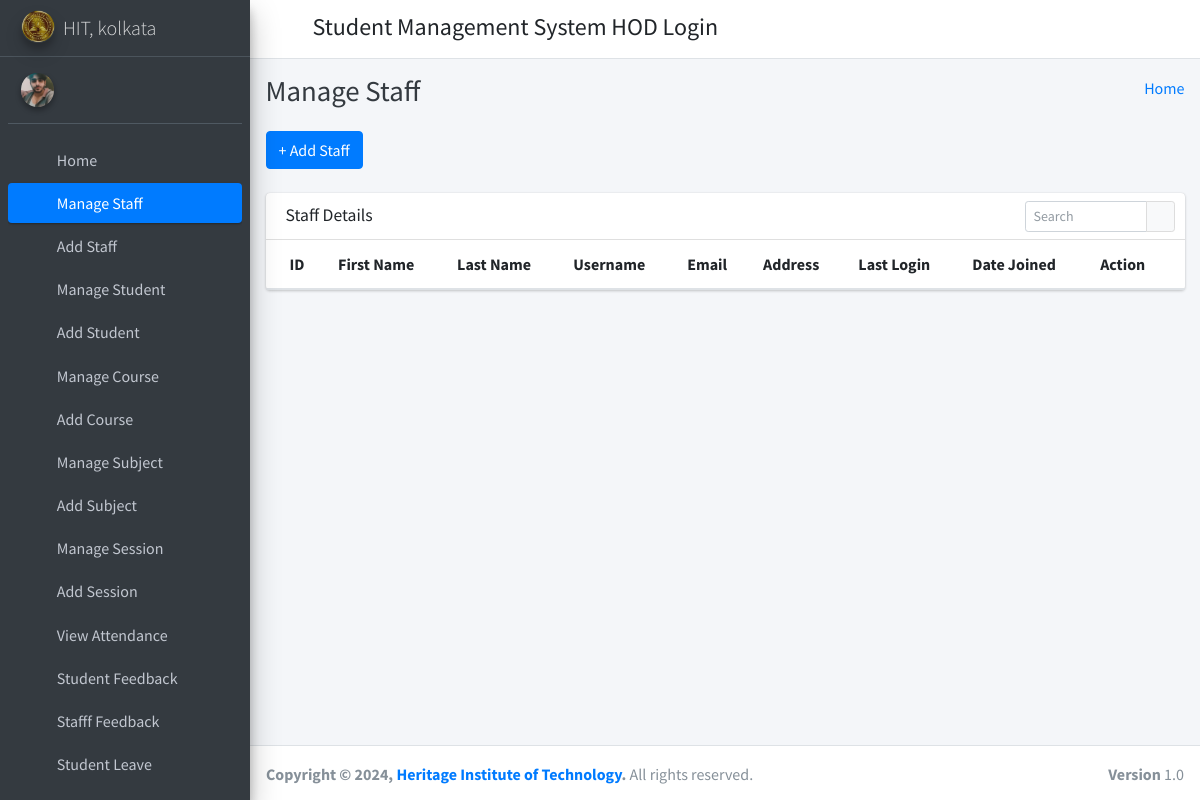
Page /manage_staff/ (signed in) on the earlier database version.
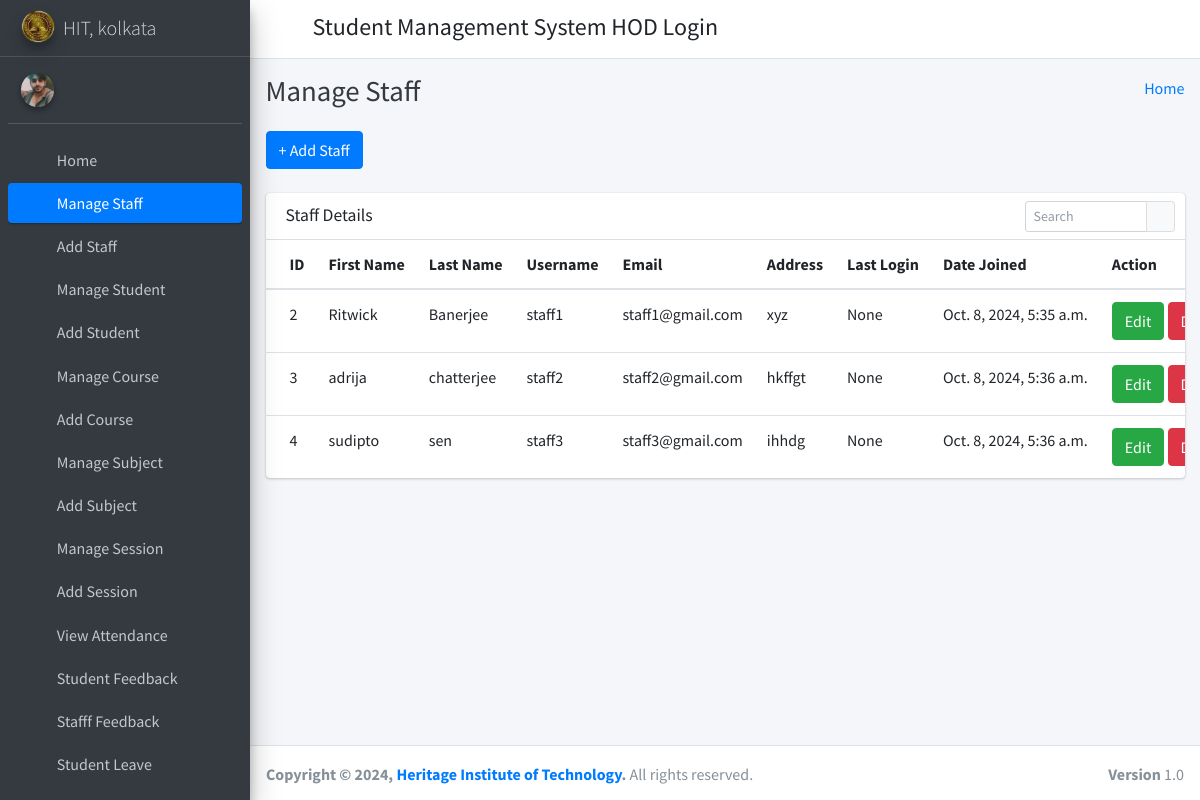
Same page on the later database version.
### student_management_app/models.py (models this page shows)
class Staffs(models.Model):
    id = models.AutoField(primary_key=True)
    admin = models.OneToOneField(CustomUser, on_delete = models.CASCADE)
    address = models.TextField()
    created_at = models.DateTimeField(auto_now_add=True)
    updated_at = models.DateTimeField(auto_now=True)
    objects = models.Manager()

class CustomUser(AbstractUser):
    user_type_data = ((1, "HOD"), (2, "Staff"), (3, "Student"))
    user_type = models.CharField(default=1, choices=user_type_data, max_length=10)

### student_management_app/HodViews.py (the view)
# urls.py: path('manage_staff/', HodViews.manage_staff, name="manage_staff"),
def manage_staff(request):
    staffs = Staffs.objects.all()
    context = {
        "staffs": staffs
    }
    return render(request, "hod_template/manage_staff_template.html", context)

### student_management_app/LoginCheckMiddleWare.py (called while the page is built, shortened)
    def process_view(self, request, view_func, view_args, view_kwargs):
        modulename = view_func.__module__
        user = request.user
        if user.is_authenticated:
            if user.user_type == "1":
                if modulename == "student_management_app.HodViews":
                    pass
                elif modulename == "student_management_app.views" or modulename == "django.views.static":
                    pass
                else:
                    return redirect("admin_home")
            else:
                return redirect("login")
        else:
            if request.path == reverse("login") or request.path == reverse("doLogin"):
                pass
            else:
                return redirect("login")

### student_management_app/templates/hod_template/manage_staff_template.html (shortened to what this page needs)
{% extends 'hod_template/base_template.html' %}
{% block page_title %}
    Manage Staff
{% endblock page_title %}
{% block main_content %}
{% load static %}
<section class="content">
        <div class="container-fluid">
            <a class="btn btn-primary" href="{% url 'add_staff' %}" role="button">+ Add Staff</a> <br/>&nbsp;
            <div class="row">
                <div class="col-md-12">
                    <div class="card">
                        <div class="card-header">
                            <h3 class="card-title">Staff Details</h3>
                            <div class="card-tools">
                            <div class="input-group input-group-sm" style="width: 150px;">
                                <input type="text" name="table_search" class="form-control float-right" placeholder="Search">
                                <div class="input-group-append">
                                <button type="submit" class="btn btn-default"><i class="fas fa-search"></i></button>
                                </div>
                            </div>
                            </div>
                        </div>
                        <div class="card-body table-responsive p-0">
                            <table class="table table-hover text-nowrap">
                            <thead>
                                <tr>
                                <th>ID</th>
                                <th>First Name</th>
                                <th>Last Name</th>
                                <th>Username</th>
                                <th>Email</th>
                                <th>Address</th>
                                <th>Last Login</th>
                                <th>Date Joined</th>
                                <th>Action</th>
                                </tr>
                            </thead>
                            <tbody>
                                {% for staff in staffs %}
                                <tr>
                                <td>{{ staff.admin.id }}</td>
                                <td>{{ staff.admin.first_name }}</td>
                                <td>{{ staff.admin.last_name }}</td>
                                <td>{{ staff.admin.username }}</td>
                                <td>{{ staff.admin.email }}</td>
                                <td>{{ staff.address }}</td>
                                <td>{{ staff.admin.last_login }}</td>
                                <td>{{ staff.admin.date_joined }}</td>
                                <td>
                                    <a href="{% url 'edit_staff' staff.admin.id %}" class="btn btn-success">Edit</a>
                                    <a href="{% url 'delete_staff' staff.admin.id %}" class="btn btn-danger">Delete</a>
                                </td>
                                </tr>
                                {% endfor %}
                            </tbody>
                            </table>
                        </div>
                        </div>
                </div>
            </div>
        </div>
      </section>
  {% endblock main_content %}

Differences in the rows shown:
added Staffs: admin.id "2", admin.first_name "Ritwick", admin.last_name "Banerjee", admin.username "staff1", admin.email "staff1@gmail.com", address "xyz", admin.last_login "None", admin.date_joined "Oct. 8, 2024, 5:35 a.m."
added Staffs: admin.id "3", admin.first_name "adrija", admin.last_name "chatterjee", admin.username "staff2", admin.email "staff2@gmail.com", address "hkffgt", admin.last_login "None", admin.date_joined "Oct. 8, 2024, 5:36 a.m."
added Staffs: admin.id "4", admin.first_name "sudipto", admin.last_name "sen", admin.username "staff3", admin.email "staff3@gmail.com", address "ihhdg", admin.last_login "None", admin.date_joined "Oct. 8, 2024, 5:36 a.m."
